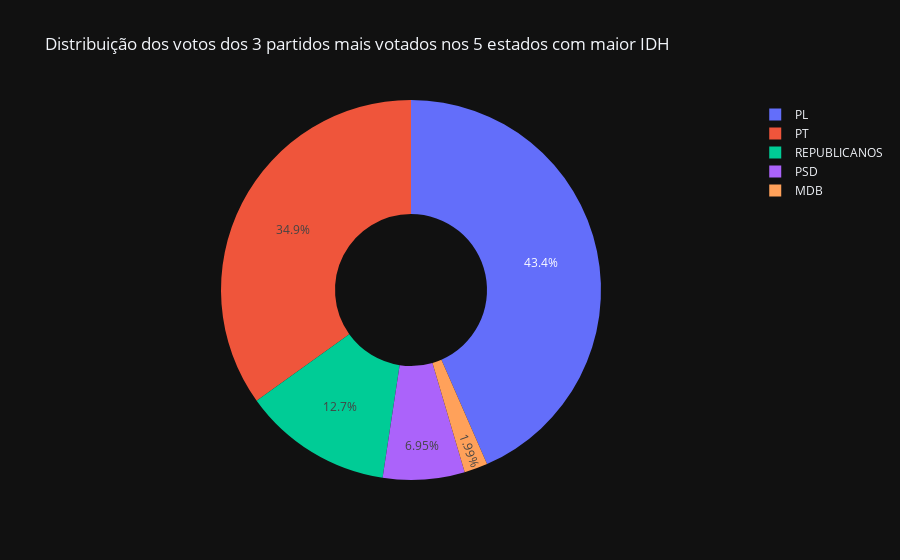
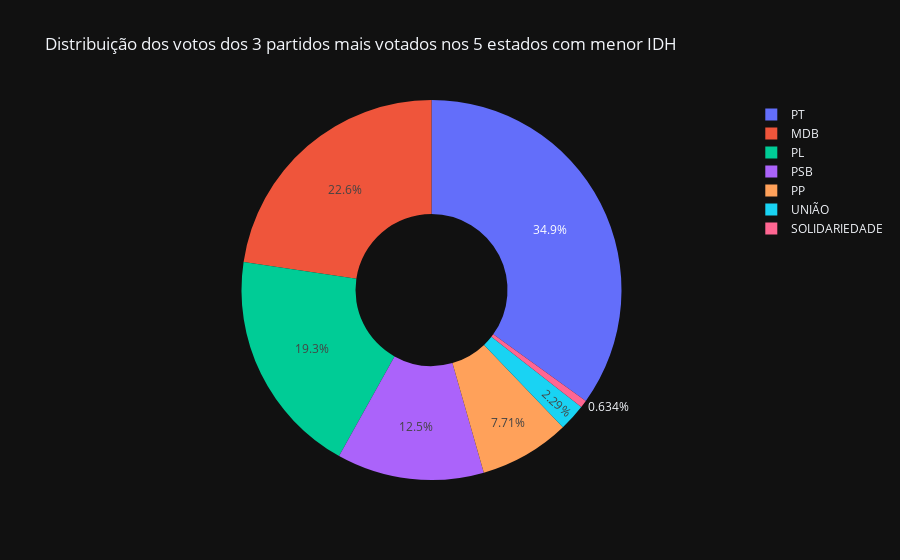

Here is the notebook cell these charts were saved with, in order:
### Code cell
# Função que recebe DataFrame com top 3 por estado e agrupa votos por partido para o grupo de estados
def votos_por_partido_agrupado(df_top3):
    return (
        df_top3
        .groupby('SG_PARTIDO')['QT_VOTOS_NOMINAIS_VALIDOS']
        .sum()
        .reset_index()
        .sort_values('QT_VOTOS_NOMINAIS_VALIDOS', ascending=False)
    )

# Agrupa votos dos top 3 partidos dos 5 estados com maior IDH
votos_mais_idh = votos_por_partido_agrupado(top3_mais_idh)

fig_pizza_mais = px.pie(
    votos_mais_idh,
    values='QT_VOTOS_NOMINAIS_VALIDOS',
    names='SG_PARTIDO',
    title='Distribuição dos votos dos 3 partidos mais votados nos 5 estados com maior IDH',
    hole=0.4
)
fig_pizza_mais.show()

# Agrupa votos dos top 3 partidos dos 5 estados com menor IDH
votos_menos_idh = votos_por_partido_agrupado(top3_menos_idh)

fig_pizza_menos = px.pie(
    votos_menos_idh,
    values='QT_VOTOS_NOMINAIS_VALIDOS',
    names='SG_PARTIDO',
    title='Distribuição dos votos dos 3 partidos mais votados nos 5 estados com menor IDH',
    hole=0.4
)
fig_pizza_menos.show()

### Figure 1 — Plotly figure (JSON) as saved in the notebook; plotly's stock layout.template omitted (floating-point values rounded to 4 significant figures)
{"data": [{"domain": {"x": [0.0, 1.0], "y": [0.0, 1.0]}, "hole": 0.4, "hovertemplate": "SG_PARTIDO=%{label}<br>QT_VOTOS_NOMINAIS_VALIDOS=%{value}<extra></extra>", "labels": ["PL", "PT", "REPUBLICANOS", "PSD", "MDB"], "legendgroup": "", "name": "", "showlegend": true, "values": [57397907, 46112484, 16788741, 9178440, 2632253], "type": "pie"}], "layout": {"legend": {"tracegroupgap": 0}, "title": {"text": "Distribuição dos votos dos 3 partidos mais votados nos 5 estados com maior IDH"}}}

### Figure 2 — Plotly figure (JSON) as saved in the notebook; plotly's stock layout.template omitted (floating-point values rounded to 4 significant figures)
{"data": [{"domain": {"x": [0.0, 1.0], "y": [0.0, 1.0]}, "hole": 0.4, "hovertemplate": "SG_PARTIDO=%{label}<br>QT_VOTOS_NOMINAIS_VALIDOS=%{value}<extra></extra>", "labels": ["PT", "MDB", "PL", "PSB", "PP", "UNIÃO", "SOLIDARIEDADE"], "legendgroup": "", "name": "", "showlegend": true, "values": [13707809, 8887108, 7567519, 4917930, 3028177, 900595, 248769], "type": "pie"}], "layout": {"legend": {"tracegroupgap": 0}, "title": {"text": "Distribuição dos votos dos 3 partidos mais votados nos 5 estados com menor IDH"}}}
